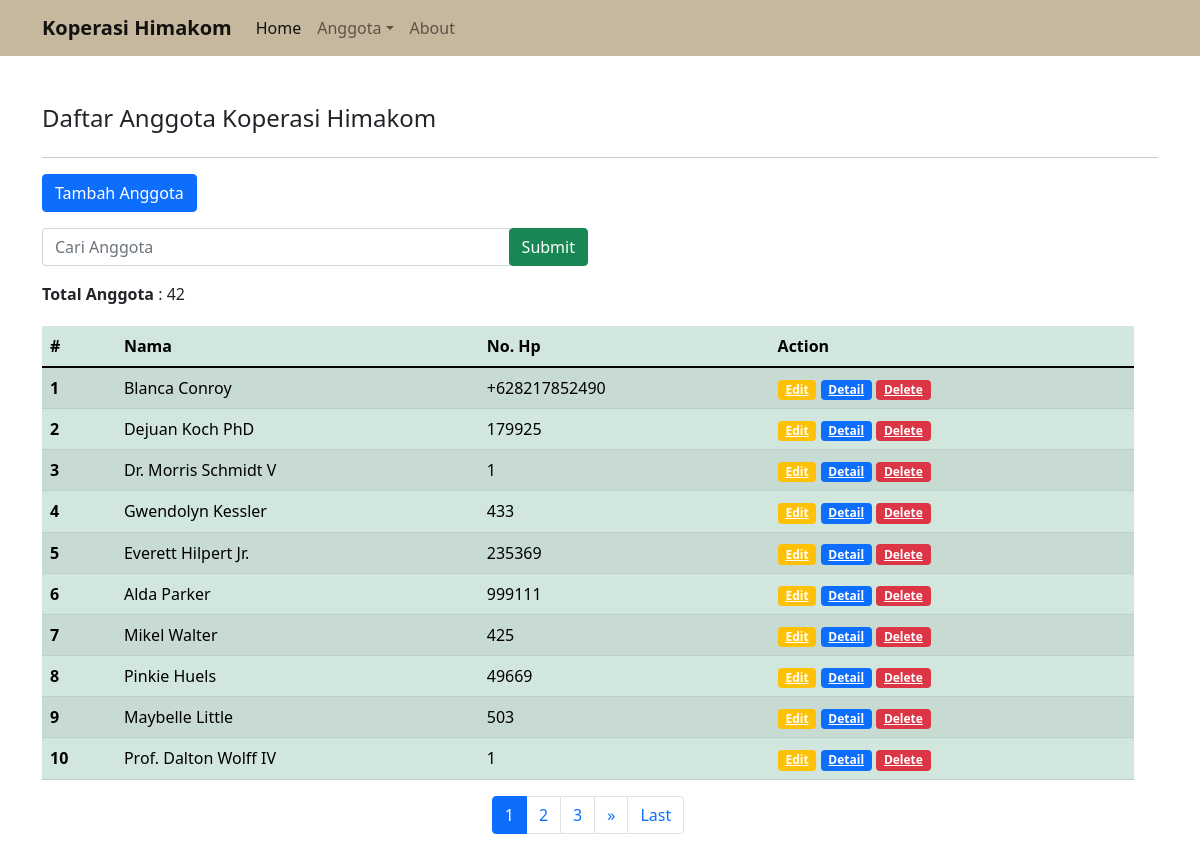
/index.php/anggota, run on the app's committed database.
### tables this page shows
CREATE TABLE `anggota` (
  `id` int(9) UNSIGNED NOT NULL,
  `nama` varchar(255) NOT NULL,
  `no_hp` varchar(13) NOT NULL,
  `alamat` text NOT NULL,
  `gender` varchar(24) NOT NULL
);

### application/controllers/Anggota.php (called while the page is built, shortened)
<?php
class Anggota extends CI_Controller{
    public function __construct(){
        $this->load->model('Anggota_model');
        $this->load->library('form_validation');
    }
    public function index(){
        $data['judul'] = 'Anggota | Koperasi Himakom';
        if($this->input->post('submit')){
            $data['keyword'] = $this->input->post('keyword');
            $this->session->set_userdata('keyword', $data['keyword']);
        }else{
            $data['keyword'] = $this->session->userdata('keyword');
        }
        $this->load->library('pagination');
        $this->db->like('nama', $data['keyword']);
        $this->db->or_like('no_hp', $data['keyword']);
        $this->db->or_like('alamat', $data['keyword']);
        $this->db->or_like('gender', $data['keyword']);
        $this->db->from('anggota');
        $config['total_rows'] = $this->db->count_all_results();
        $data['total_rows'] = $config['total_rows'];
        $config['per_page'] = 10;
        $data['start'] = $this->uri->segment(3);
        $data['anggota'] = $this->Anggota_model->getAnggota($config['per_page'], $data['start'], $data['keyword']);
        $this->load->view('template/header', $data);
        $this->load->view('anggota/index', $data);
        $this->load->view('template/footer');
    }
}

### index.php (called while the page is built, shortened)
<?php
require_once BASEPATH.'core/CodeIgniter.php';

### application/config/config.php (called while the page is built, shortened)
<?php
$config['base_url'] = 'http://localhost/utsweblanjut/';
$config['index_page'] = '';
$config['uri_protocol']	= 'REQUEST_URI';
$config['url_suffix'] = '';
$config['language']	= 'english';
$config['charset'] = 'UTF-8';
$config['enable_hooks'] = FALSE;
$config['subclass_prefix'] = 'MY_';
$config['composer_autoload'] = FALSE;
$config['permitted_uri_chars'] = 'a-z 0-9~%.:_\-';
$config['enable_query_strings'] = FALSE;
$config['controller_trigger'] = 'c';
$config['function_trigger'] = 'm';
$config['directory_trigger'] = 'd';
$config['allow_get_array'] = TRUE;
$config['log_threshold'] = 0;
$config['log_path'] = '';
$config['log_file_extension'] = '';
$config['log_file_permissions'] = 0644;
$config['log_date_format'] = 'Y-m-d H:i:s';
$config['error_views_path'] = '';
$config['cache_path'] = '';
$config['cache_query_string'] = FALSE;
$config['encryption_key'] = '';
$config['sess_driver'] = 'files';
$config['sess_cookie_name'] = 'ci_session';
$config['sess_expiration'] = 7200;
$config['sess_save_path'] = NULL;
$config['sess_match_ip'] = FALSE;
$config['sess_time_to_update'] = 300;
$config['sess_regenerate_destroy'] = FALSE;
$config['cookie_prefix']	= '';
$config['cookie_domain']	= '';
$config['cookie_path']		= '/';
$config['cookie_secure']	= FALSE;
$config['cookie_httponly'] 	= FALSE;
$config['standardize_newlines'] = FALSE;
$config['global_xss_filtering'] = FALSE;
$config['csrf_protection'] = FALSE;
$config['csrf_token_name'] = 'csrf_test_name';
$config['csrf_cookie_name'] = 'csrf_cookie_name';
$config['csrf_expire'] = 7200;
$config['csrf_regenerate'] = TRUE;
$config['csrf_exclude_uris'] = array();
$config['compress_output'] = FALSE;
$config['time_reference'] = 'local';
$config['rewrite_short_tags'] = FALSE;
$config['proxy_ips'] = '';

### application/models/Anggota_model.php (called while the page is built, shortened)
<?php
class Anggota_model extends CI_model{
    public function getAnggota($limit, $start, $keyword = null){
        return $this->db->get('anggota', $limit, $start)->result_array();
    }
}

### application/views/anggota/index.php (the view, shortened to what this page needs)
<div class="row mb-2">
    <div class="col md-6">
        <h4>Daftar Anggota Koperasi Himakom</h4>
    </div>
</div>
<hr>
<div class="row mb-3">
    <div class="col-md-6">
        <a href="<?=base_url();?>anggota/tambah" type="button" class="btn btn-primary">Tambah Anggota</a>
    </div>
</div>
<div class="row mb-2">
    <div class="col-md-6">
        <form action="<?=base_url('anggota');?>" method="post">
            <div class="input-group mb-3">
            <input type="text" class="form-control" placeholder="Cari Anggota" name="keyword" autocomplete="off" autofocus>
            <div class="input-group-append">
                <input class="btn btn-success" type="submit" name="submit">
            </div>
        </form>
    </div>
</div>
<div class="row mb-3">
    <div class="col-md-6">
        <strong>Total Anggota</strong> : <?= $total_rows; ?>
    </div>
</div>
<div class="row mt-1">
    <div class="col-md">
            <table class="table table-success table-striped">
                <thead>
                    <tr>
                    <th scope="col">#</th>
                    <th scope="col">Nama</th>
                    <th scope="col">No. Hp</th>
                    <th scope="col">Action</th>
                    </tr>
                </thead>
                <tbody>
                    <?php foreach ($anggota as $a) : ?>
                    <tr>
                        <th><?= ++$start ;?></th>
                        <td><?=$a['nama'];?></td>
                        <td><?=$a['no_hp'];?></td>
                        <td>
                            <a href="<?=base_url();?>anggota/edit/<?=$a['id'];?>" class="badge bg-warning">Edit</a>
                            <a href="<?=base_url();?>anggota/detail/<?=$a['id'];?>" class="badge bg-primary">Detail</a>
                            <a href="<?=base_url();?>anggota/hapus/<?=$a['id'];?>" class="badge bg-danger" onclick="return confirm('Apakah anda yakin?')">Delete</a>
                        </td>
                    </tr>
                    <?php endforeach ;?>
                </tbody>
        </table>
        <?= $this->pagination->create_links();?>
    </div>
</div>

### application/config/pagination.php (shortened to what this page needs)
<?php
$config['base_url'] = 'http://localhost/utsweblanjut/anggota/index';
$config['full_tag_open'] = '<nav><ul class="pagination pagination-md justify-content-center">';
$config['full_tag_close'] = '</ul></nav>';
$config['first_link'] ='First';
$config['first_tag_open'] = '<li class="page-item">';
$config['first_tag_close'] ='</li>';
$config['last_link'] ='Last';
$config['last_tag_open'] = '<li class="page-item">';
$config['last_tag_close'] ='</li>';
$config['next_link'] ='&raquo';
$config['next_tag_open'] = '<li class="page-item">';
$config['next_tag_close'] ='</li>';
$config['cur_tag_open'] = '<li class="page-item active"><a class="page-link" href="#">';
$config['cur_tag_close'] ='</a></li>';
$config['num_tag_open'] = '<li class="page-item">';
$config['num_tag_close'] ='</li>';

### application/views/template/header.php (shortened to what this page needs)
<!doctype html>
<html lang="en">
  <head>
    <link href="https://cdn.jsdelivr.net/npm/bootstrap@5.1.2/dist/css/bootstrap.min.css" rel="stylesheet">
  </head>
    <body>
        <nav class="navbar navbar-expand-lg navbar-light" style="background-color: #C6B89E;">
            <div class="container">
                <a class="navbar-brand" href="<?=base_url();?>"><strong>Koperasi Himakom</strong></a>
                <div class="collapse navbar-collapse" id="navbarNavAltMarkup">
                    <ul class="navbar-nav me-auto mb-2 mb-lg-0">
                        <li class="nav-item">
                            <a class="nav-link active" aria-current="page" href="<?=base_url();?>home">Home</a>
                        </li>
                        <li class="nav-item dropdown">
                            <a class="nav-link dropdown-toggle" role="button" href="<?=base_url();?>anggota" data-bs-toggle="dropdown">Anggota</a>
                        </li>
                        <li class="nav-item">
                            <a class="nav-link" aria-current="page" href="<?=base_url();?>about">About</a>
                        </li>
                    </ul>
                </div>
            </div>
        </nav>
    <div class="container mt-5">

### application/views/template/footer.php (shortened to what this page needs)
        </div>
    </body>
</html>

### data on the page
anggota: nama "Blanca Conroy", no_hp "+628217852490"
anggota: nama "Dejuan Koch PhD", no_hp "179925"
anggota: nama "Dr. Morris Schmidt V", no_hp "1"
anggota: nama "Gwendolyn Kessler", no_hp "433"
anggota: nama "Everett Hilpert Jr.", no_hp "235369"
anggota: nama "Alda Parker", no_hp "999111"
anggota: nama "Mikel Walter", no_hp "425"
anggota: nama "Pinkie Huels", no_hp "49669"
anggota: nama "Maybelle Little", no_hp "503"
anggota: nama "Prof. Dalton Wolff IV", no_hp "1"

### other printed values
$total_rows "42"
$this->pagination->create_links() "1 2 3 » Last"
